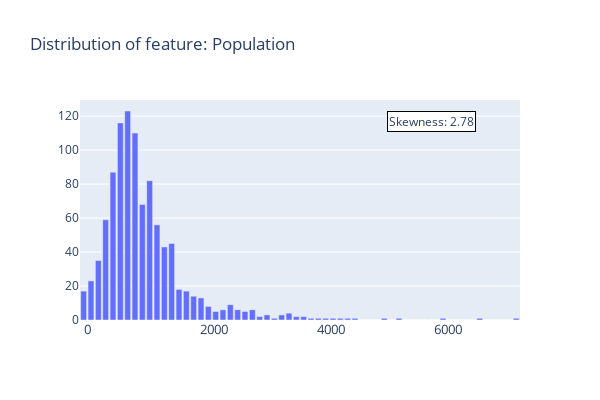

Notebook cell for this chart:
### Markdown cell above
### Visual data exploration using SAP HANA DataFrame

We use the HANA capabilities **[1]** to visualize a distribution plot for the SAP HANA DataFrame column named "Population".
<br>

#### References

[1] [SAP hana_ml.visualizers.eda - EDAVisualizer.distribution_plot()](https://help.sap.com/doc/1d0ebfe5e8dd44d09606814d83308d4b/2.0.06/en-US/hana_ml.visualizers.html#hana_ml.visualizers.eda.EDAVisualizer.distribution_plot)

### Code cell
#Exploratory Data Visualizations
from hana_ml.visualizers.eda import EDAVisualizer

start = time.time()

eda = EDAVisualizer(enable_plotly=True)
fig, trace, bin_data = eda.distribution_plot(data=hdf, debrief=True, 
                                             column="Population", bins=60, 
                                             x_axis_fontsize=13, x_axis_rotation=1, 
                                             width=600,
                                             title="Distribution of feature: Population", 
                                             height=400)
#fig.show()

end = time.time()
print("Time taken to do this by getting the data from the server was: {}s".format(round(end-start, 3)))

### Figure 1 — Plotly figure (JSON) as saved in the notebook; plotly's stock layout.template omitted (floating-point values rounded to 4 significant figures)
{"data": [{"type": "bar", "x": [0.0, 125.7, 251.5, 377.2, 502.9, 628.6, 754.4, 880.1, 1006.0, 1132.0, 1257.0, 1383.0, 1509.0, 1634.0, 1760.0, 1886.0, 2012.0, 2137.0, 2263.0, 2389.0, 2515.0, 2640.0, 2766.0, 2892.0, 3017.0, 3143.0, 3269.0, 3395.0, 3520.0, 3646.0, 3772.0, 3898.0, 4023.0, 4149.0, 4275.0, 4401.0, 4526.0, 4652.0, 4778.0, 4903.0, 5029.0, 5155.0, 5281.0, 5406.0, 5532.0, 5658.0, 5784.0, 5909.0, 6035.0, 6161.0, 6286.0, 6412.0, 6538.0, 6664.0, 6789.0, 6915.0, 7041.0, 7167.0, 7292.0, 7418.0], "y": [17, 23, 35, 59, 87, 116, 123, 110, 68, 82, 56, 43, 45, 18, 17, 14, 13, 8, 5, 6, 9, 6, 5, 6, 2, 3, 1, 3, 4, 2, 2, 1, 1, 1, 1, 1, 1, 1, 0, 0, 0, 1, 0, 1, 0, 0, 0, 0, 0, 1, 0, 0, 0, 0, 1, 0, 0, 0, 0, 1]}], "layout": {"annotations": [{"bgcolor": "white", "bordercolor": "black", "borderwidth": 1, "showarrow": false, "text": "Skewness: 2.78", "x": 0.9, "xref": "paper", "y": 0.95, "yref": "paper"}], "height": 400, "title": {"text": "Distribution of feature: Population"}, "width": 600, "xaxis": {"tickangle": 1, "tickfont": {"size": 13}, "title": {"text": ""}}, "yaxis": {"title": {"text": ""}}}}
